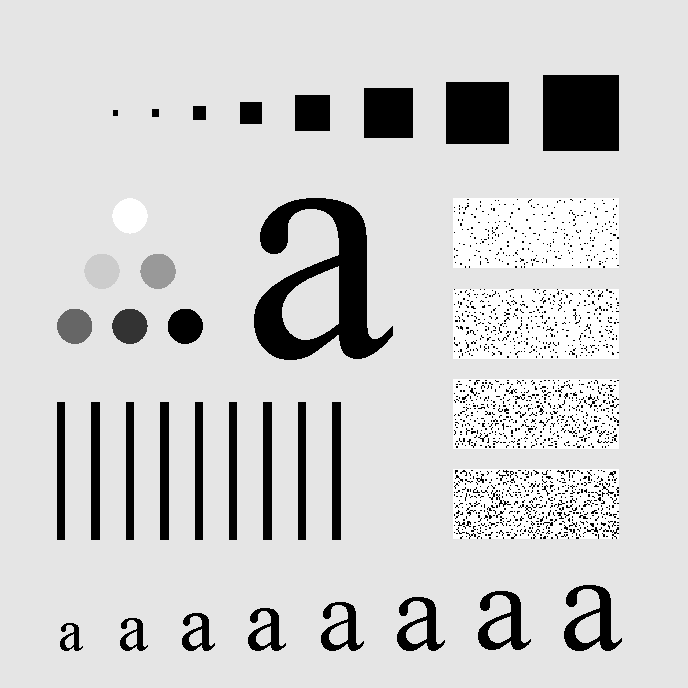
#> input picture LAB2/pliki/characters_test_pattern.tif, 688 x 688 px
$ jupyter execute 10.ipynb
#> lines starting #> are read from the running program, lines starting #| are printed output that depends on the picture
## Ćwiczenie 10

[cell 1]
import cv2
import numpy as np
import matplotlib.pyplot as plt
import tifffile

def avg_filter(image_path, size):
#> called with image_path = 'pliki/characters_test_pattern.tif', size = 3
    img = tifffile.imread(image_path)
#> img is the input picture: shape (688, 688); min 0, max 255, mean 207.3
    img = np.clip(img, 0, 255).astype(np.uint8)

    # Apply average (mean) filter
    kernel = np.ones((size, size), np.float32) / (size * size)
    filtered_img = cv2.filter2D(img, -1, kernel)
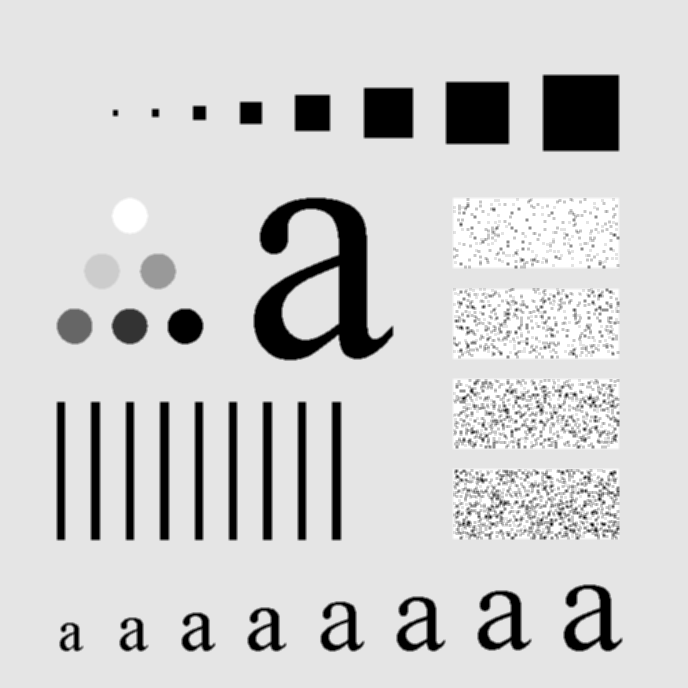
#> filtered_img: shape (688, 688); min 0, max 255, mean 207.3

    fig, axes = plt.subplots(1, 2, figsize=(12, 6))

    axes[0].imshow(img, cmap='gray')
    axes[0].set_title('Obraz przed filtracją')
    axes[0].axis('off')

    axes[1].imshow(filtered_img, cmap='gray')
    axes[1].set_title('Obraz po użyciu filtra uśredniającego')
    axes[1].axis('off')

    plt.tight_layout()
    plt.show()
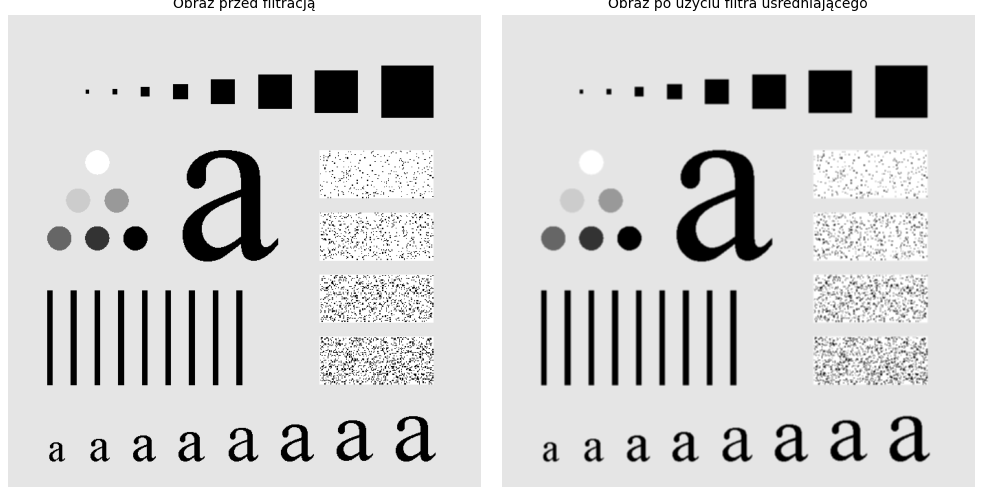
#> figure drawn by matplotlib, 2 panels

    return filtered_img


image_path = 'pliki/characters_test_pattern.tif'
avg_filter(image_path, 3) #tu rozmiar wg wykladu 4. jest najlepszy okolo 3, im wiekszy tym wieksze rozmycie obrazu

[cell 2]
def gauss_filter(image_path, kernel_size, sigma):
#> called with image_path = 'pliki/characters_test_pattern.tif', kernel_size = 5, sigma = 7
    img = tifffile.imread(image_path)
    img = np.clip(img, 0, 255).astype(np.uint8)

    # Apply Gaussian filter
    filtered_img = cv2.GaussianBlur(img, (kernel_size, kernel_size), sigma)

    fig, axes = plt.subplots(1, 2, figsize=(12, 6))

    axes[0].imshow(img, cmap='gray')
    axes[0].set_title('Obraz przed filtracją')
    axes[0].axis('off')

    axes[1].imshow(filtered_img, cmap='gray')
    axes[1].set_title('Obraz po użyciu filtra gaussowskiego')
    axes[1].axis('off')

    plt.tight_layout()
    plt.show()
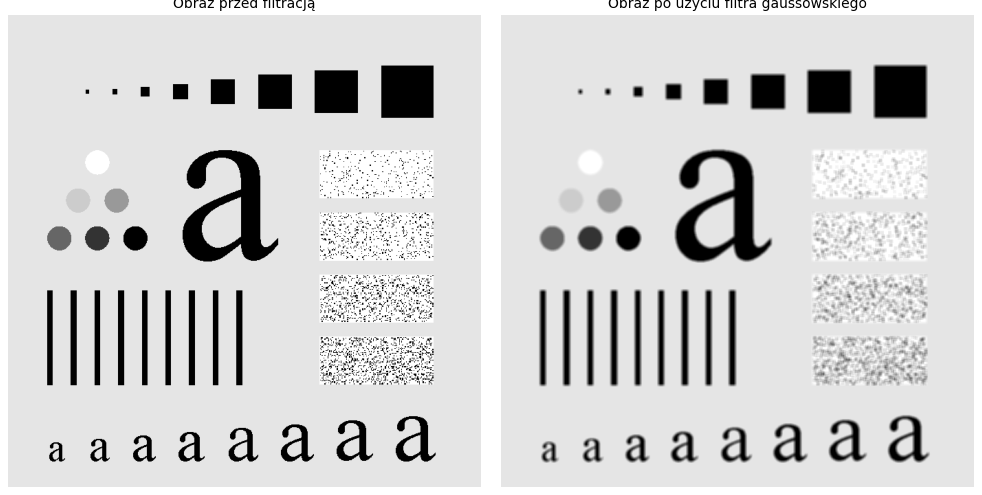
#> figure drawn by matplotlib, 2 panels

    return filtered_img


gauss_filter(image_path, 5, 7) #sigma=7 z wykladu, rozmiar tak samo jak w filtrze wyzej
